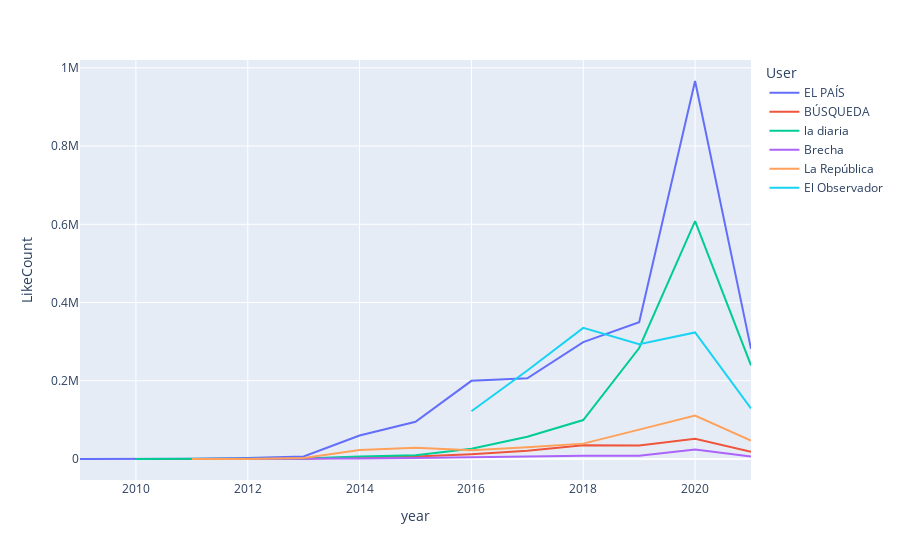

Notebook source saved alongside this figure:
### Code cell
#Serie de la cantidad de likes por usuario
fig = px.line(dfg, x="year", y="LikeCount", color='User')
fig.show()

### Figure 1 — Plotly figure (JSON) as saved in the notebook; plotly's stock layout.template omitted (floating-point values rounded to 4 significant figures)
{"data": [{"hovertemplate": "User=EL PAÍS<br>year=%{x}<br>LikeCount=%{y}<extra></extra>", "legendgroup": "EL PAÍS", "line": {"color": "#636efa", "dash": "solid"}, "marker": {"symbol": "circle"}, "mode": "lines", "name": "EL PAÍS", "orientation": "v", "showlegend": true, "type": "scatter", "x": [2009, 2010, 2011, 2012, 2013, 2014, 2015, 2016, 2017, 2018, 2019, 2020, 2021], "xaxis": "x", "y": [13, 174, 544, 2567, 6611, 60235, 95292, 199856, 206506, 298871, 349774, 966383, 281511], "yaxis": "y"}, {"hovertemplate": "User=BÚSQUEDA<br>year=%{x}<br>LikeCount=%{y}<extra></extra>", "legendgroup": "BÚSQUEDA", "line": {"color": "#EF553B", "dash": "solid"}, "marker": {"symbol": "circle"}, "mode": "lines", "name": "BÚSQUEDA", "orientation": "v", "showlegend": true, "type": "scatter", "x": [2010, 2011, 2012, 2013, 2014, 2015, 2016, 2017, 2018, 2019, 2020, 2021], "xaxis": "x", "y": [4, 49, 294, 520, 4299, 6683, 12381, 20997, 34989, 34533, 51501, 18523], "yaxis": "y"}, {"hovertemplate": "User=la diaria<br>year=%{x}<br>LikeCount=%{y}<extra></extra>", "legendgroup": "la diaria", "line": {"color": "#00cc96", "dash": "solid"}, "marker": {"symbol": "circle"}, "mode": "lines", "name": "la diaria", "orientation": "v", "showlegend": true, "type": "scatter", "x": [2010, 2011, 2012, 2013, 2014, 2015, 2016, 2017, 2018, 2019, 2020, 2021], "xaxis": "x", "y": [47, 103, 350, 1268, 6182, 9676, 26322, 57117, 99586, 283755, 608081, 239388], "yaxis": "y"}, {"hovertemplate": "User=Brecha<br>year=%{x}<br>LikeCount=%{y}<extra></extra>", "legendgroup": "Brecha", "line": {"color": "#ab63fa", "dash": "solid"}, "marker": {"symbol": "circle"}, "mode": "lines", "name": "Brecha", "orientation": "v", "showlegend": true, "type": "scatter", "x": [2011, 2012, 2013, 2014, 2015, 2016, 2017, 2018, 2019, 2020, 2021], "xaxis": "x", "y": [10, 28, 322, 1443, 2446, 4840, 6249, 8289, 8443, 23979, 6537], "yaxis": "y"}, {"hovertemplate": "User=La República<br>year=%{x}<br>LikeCount=%{y}<extra></extra>", "legendgroup": "La República", "line": {"color": "#FFA15A", "dash": "solid"}, "marker": {"symbol": "circle"}, "mode": "lines", "name": "La República", "orientation": "v", "showlegend": true, "type": "scatter", "x": [2011, 2012, 2013, 2014, 2015, 2016, 2017, 2018, 2019, 2020, 2021], "xaxis": "x", "y": [2, 219, 2690, 23219, 28871, 22341, 30080, 39300, 75095, 111211, 46904], "yaxis": "y"}, {"hovertemplate": "User=El Observador<br>year=%{x}<br>LikeCount=%{y}<extra></extra>", "legendgroup": "El Observador", "line": {"color": "#19d3f3", "dash": "solid"}, "marker": {"symbol": "circle"}, "mode": "lines", "name": "El Observador", "orientation": "v", "showlegend": true, "type": "scatter", "x": [2016, 2017, 2018, 2019, 2020, 2021], "xaxis": "x", "y": [122047, 226370, 335172, 293707, 323626, 129252], "yaxis": "y"}], "layout": {"legend": {"title": {"text": "User"}, "tracegroupgap": 0}, "margin": {"t": 60}, "xaxis": {"anchor": "y", "domain": [0, 1], "title": {"text": "year"}}, "yaxis": {"anchor": "x", "domain": [0, 1], "title": {"text": "LikeCount"}}}}
